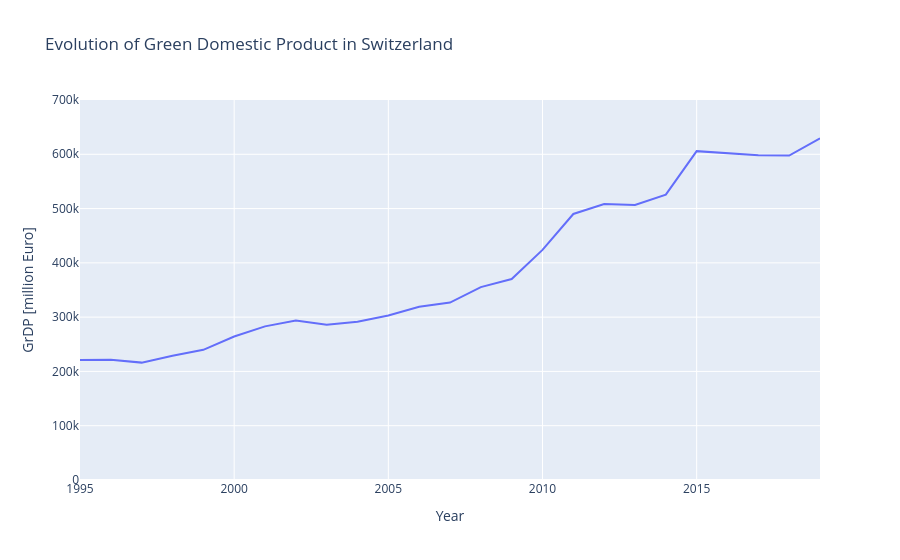

Write notebook code for a chart like this one.
### Markdown cell above
We will plot this evolution using `plotly.express.line` ([Documentation](https://plotly.com/python-api-reference/generated/plotly.express.line.html)). We quickly discussed above that Bokeh was a low-level library. By contrast, the [Plotly express](https://plotly.com/python/plotly-express/) module is more high-level: you can quickly do advanced plots, and only need to specify a few options.

### Code cell
evol_grdp_ch = px.line(grdp_ch,     # data frame as argument
                       x="Year",    # x-axis: years
                       y="GrDP [million Euro]",    # y-axis: GrDP
                       title="Evolution of Green Domestic Product in Switzerland",  # title!
                       range_y= [0,700000]      # specify range to avoid truncation!
                      )
evol_grdp_ch.show()

### Figure 1 — Plotly figure (JSON) as saved in the notebook; plotly's stock layout.template omitted (floating-point values rounded to 4 significant figures)
{"data": [{"hovertemplate": "Year=%{x}<br>GrDP [million Euro]=%{y}<extra></extra>", "legendgroup": "", "line": {"color": "#636efa", "dash": "solid"}, "marker": {"symbol": "circle"}, "mode": "lines", "name": "", "orientation": "v", "showlegend": false, "type": "scatter", "x": [1995, 1996, 1997, 1998, 1999, 2000, 2001, 2002, 2003, 2004, 2005, 2006, 2007, 2008, 2009, 2010, 2011, 2012, 2013, 2014, 2015, 2016, 2017, 2018, 2019], "xaxis": "x", "y": [220800.0, 221500.0, 216200.0, 228700.0, 239800.0, 264300.0, 283000.0, 293800.0, 286000.0, 291400.0, 303100.0, 319100.0, 326800.0, 355300.0, 370200.0, 423900.0, 490000.0, 508300.0, 506800.0, 525600.0, 605800.0, 602200.0, 598100.0, 597500.0, 629400.0], "yaxis": "y"}], "layout": {"legend": {"tracegroupgap": 0}, "title": {"text": "Evolution of Green Domestic Product in Switzerland"}, "xaxis": {"anchor": "y", "domain": [0, 1], "title": {"text": "Year"}}, "yaxis": {"anchor": "x", "domain": [0, 1], "range": [0, 700000], "title": {"text": "GrDP [million Euro]"}}}}
